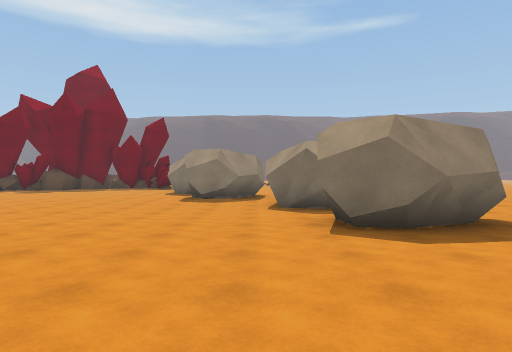
[1] (above)

24 first-person views from a walk through a 3-D level made in the Unity game engine. The camera is 1.4 m above the floor, looks level and sees 75° across. The floor is counted in squares, 2 m on a side. Each view is taken from the middle of a square. On the plan, view 1 faces up. The plan holds only what a view shows up to about 10 squares ahead; the rest is blank. The place goes on beyond the plan. The player is left out.

[2]
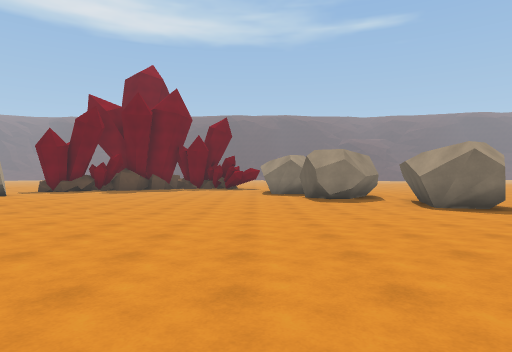

[3]
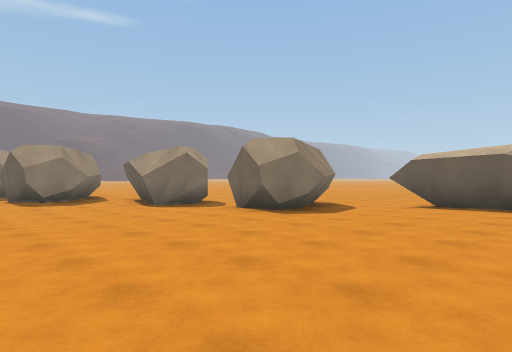

[4]
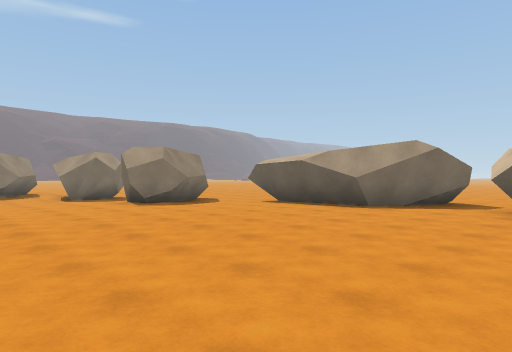

[5]
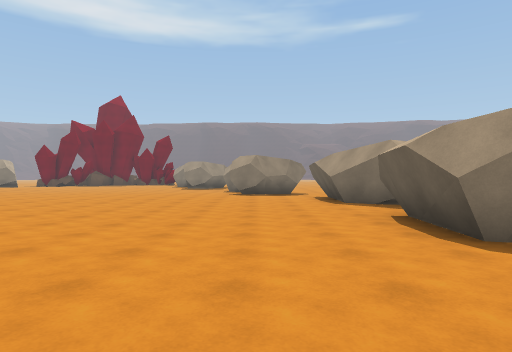

[6]
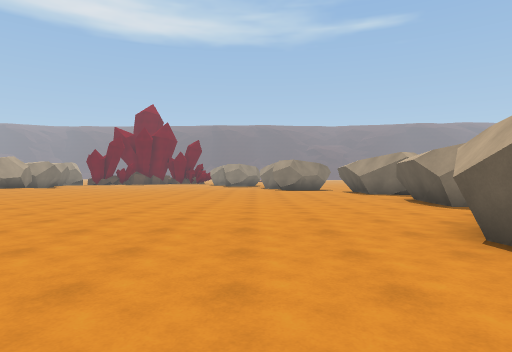

[7]
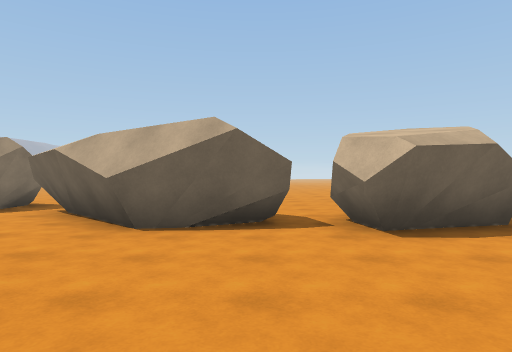

[8]
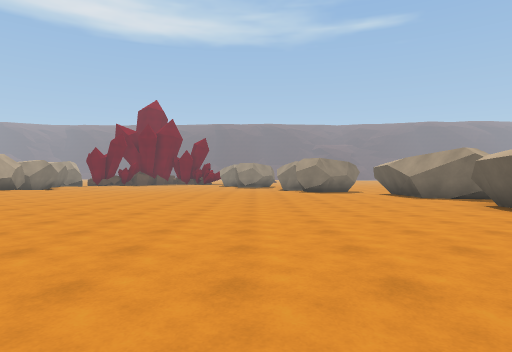

[9]
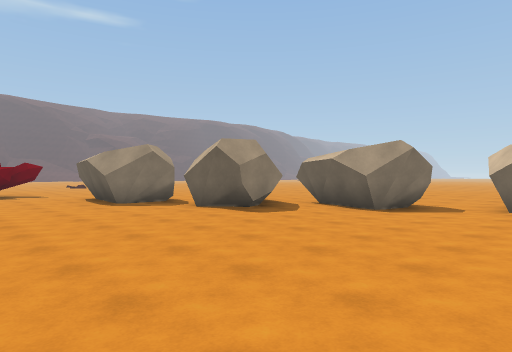

[10]
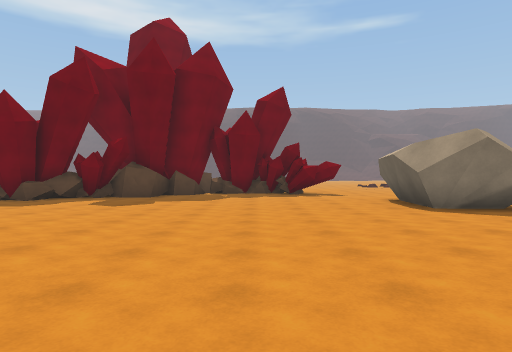

[11]
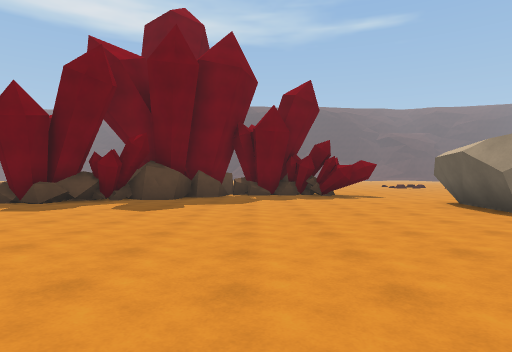

[12]
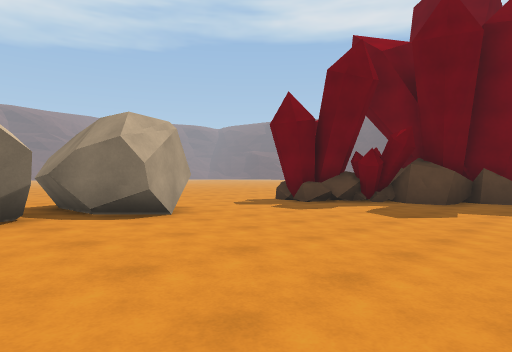

[13]
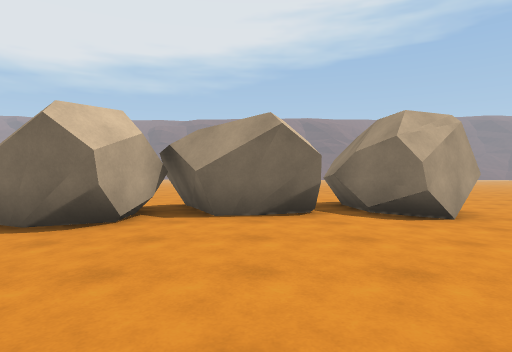

[14]
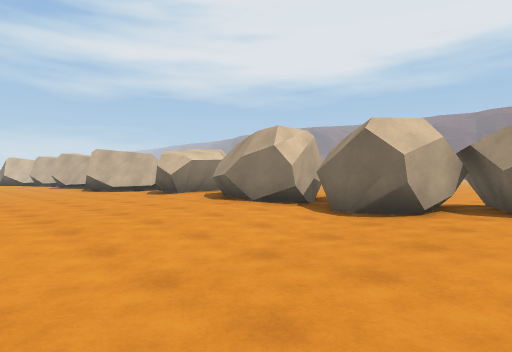

[15]
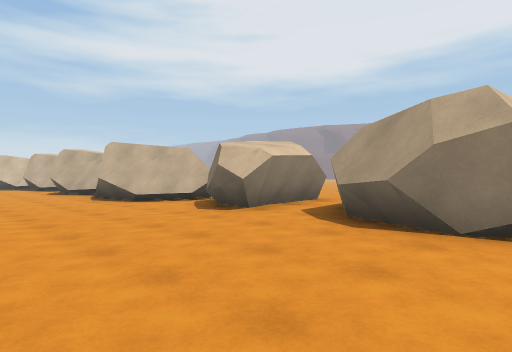

[16]
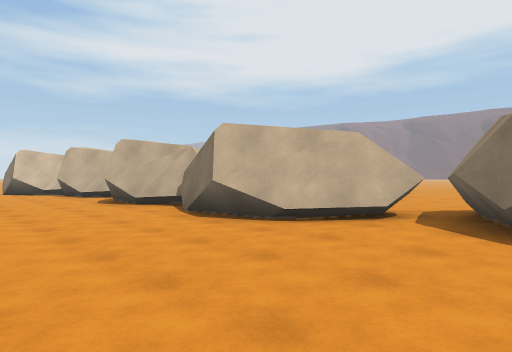

[17]
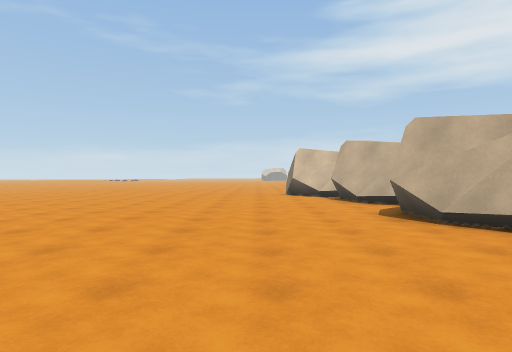

[18]
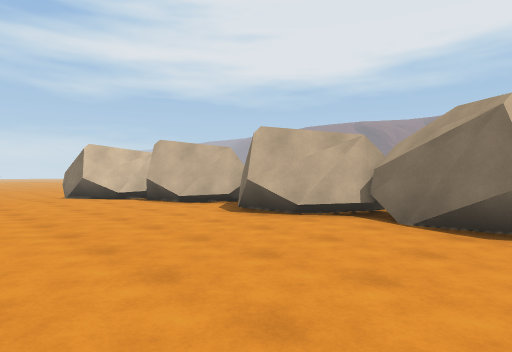

[19]
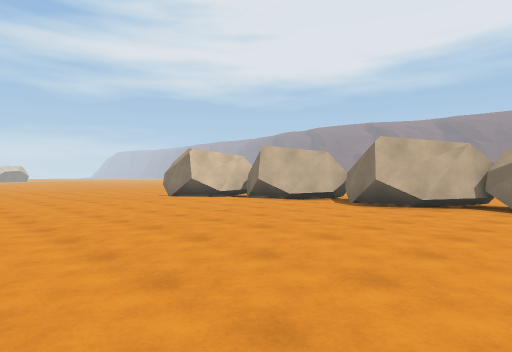

[20]
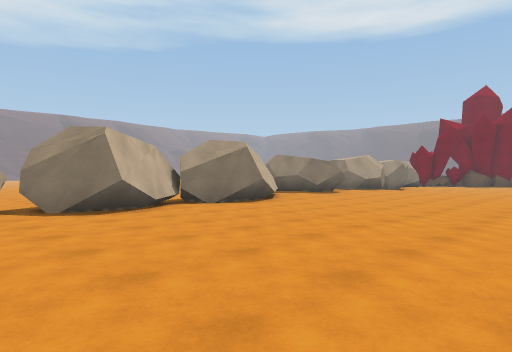

[21]
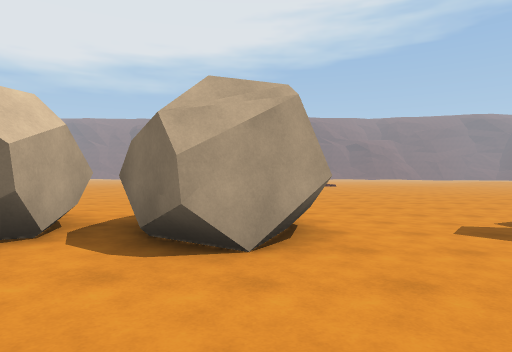

[22]
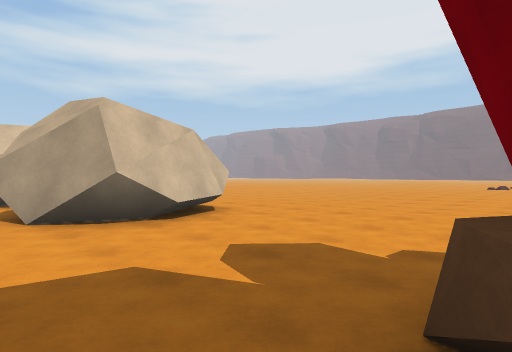

[23]
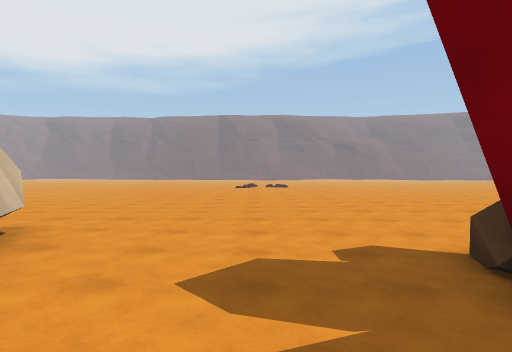

[24]
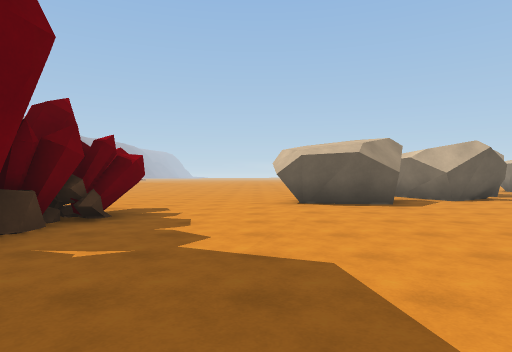

### Floor plan
Key: @ floor where view 1 was taken; # wall or solid block; . main floor; : floor 0.25 m higher than the main floor; - floor 0.25 m lower than the main floor; ^ raised ledge; O other object.
Columns run from 23 left of view 1 to 8 right of it. Each row starts with its distance up from view 1.
 19  .....    ####-..-O----
 18  ......- ##O#----------
 17  ......-##^------.....-
 16  ......----------...#
 15 .......---------....#
 14 .............-----..##
 13  ............----.....#
 12  ..-...####...---....##
 11  ---....###....--....####
 10  ---.....##....--......-#
  9  -.  ... ##:...--....---#
  8    .....###....---..----##--
  7    .....####..--------------.
  6      ... ###......--.....#  -
  5          ###............###..
  4            #::...............
  3           ##:..............#
  2           #::..............#
  1         :###:.... .........#
  0         :###:.... .....@...##
 -1         :##:................##.
 -2      ...::#:.................#.
 -3      .... ##................#..
 -4      ..    #................#
 -5            #................##.
 -6           ##.................#.
 -7           OO....:..........##
 -8            O...::....:::..##
 -9         ..OO....:.....::..#
-10         ..O:..............#
-11           OO:.............#
-12            OO::..........##.....
-13            O.:::...... ..## ....

Positions as (right, up) in squares from view 1, and headings:
1: (0, 0), facing up
2: (-4, 0), facing up
3: (-4, 0), facing up-right
4: (-3, -4), facing up-right
5: (2, -9), facing up
6: (0, -13), facing up
7: (-2, -11), facing right
8: (-1, -11), facing up
9: (-7, 5), facing up-right
10: (-7, 7), facing up
11: (-8, 8), facing up
12: (-8, 9), facing up-left
13: (-8, 9), facing left
14: (-7, 9), facing down-left
15: (-8, 5), facing down-left
16: (-8, 0), facing down-left
17: (-9, -3), facing down
18: (-7, -4), facing down-left
19: (-4, -5), facing down-left
20: (-5, -11), facing up-left
21: (-10, 12), facing left
22: (-12, 17), facing down-left
23: (-12, 15), facing left
24: (-11, 17), facing right
